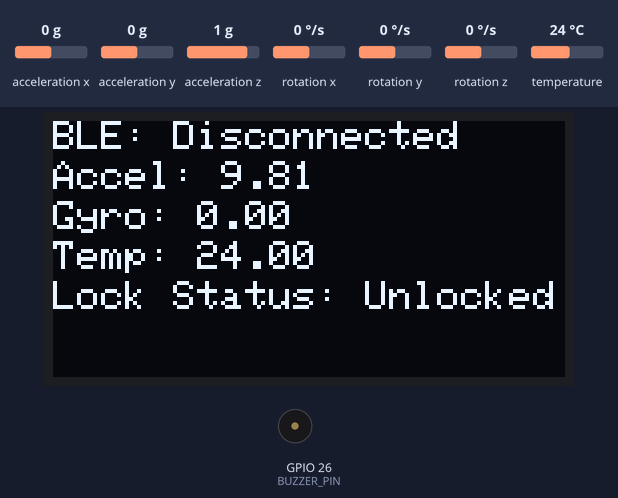
Bench run of a program on a simulated ESP32. On the bench: 128×64 one-colour display, buzzer (waves = sounding). Inputs (shaded band) come from the test bench; at power-on: temperature 24 °C, acceleration x 0 g, acceleration y 0 g, acceleration z 1 g, rotation x 0 °/s, rotation y 0 °/s, rotation z 0 °/s. Nothing arrives over Bluetooth unless stated; a phone connects over Bluetooth LE 3 s after start; what the program prints to the serial monitor is not drawn.

Above: at 1.7 s.
1.8 s: temperature set to 41 °C
At 4.5 s:
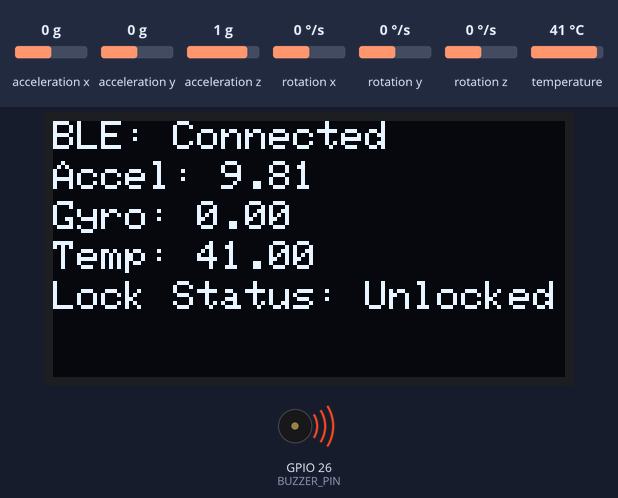
4.8 s: acceleration x set to -1.4 g
At 7.1 s:
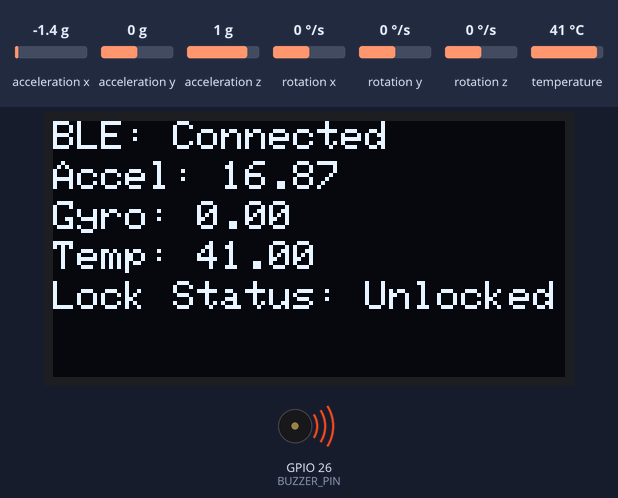
7.4 s: acceleration y set to -1.4 g
At 8.4 s:
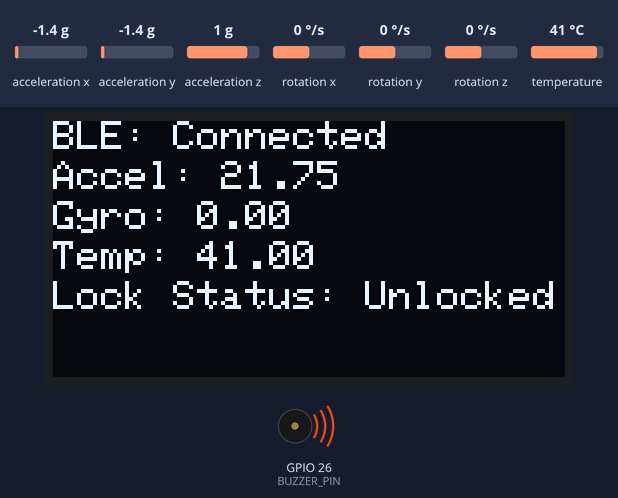
10.4 s: acceleration z set to -1.4 g
At 12.3 s:
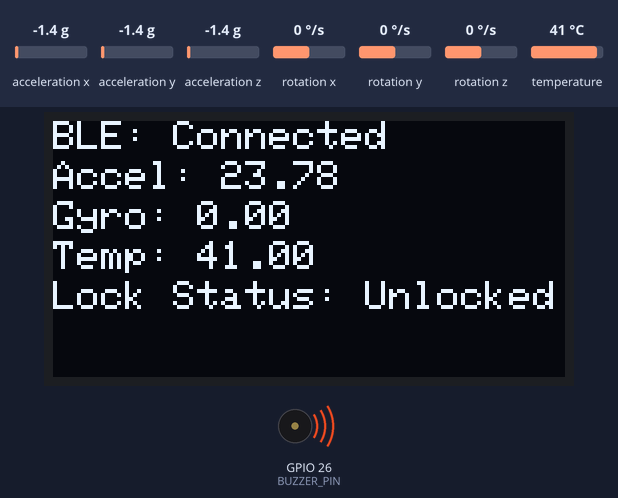
13.4 s: rotation x set to -192 °/s
At 14.8 s:
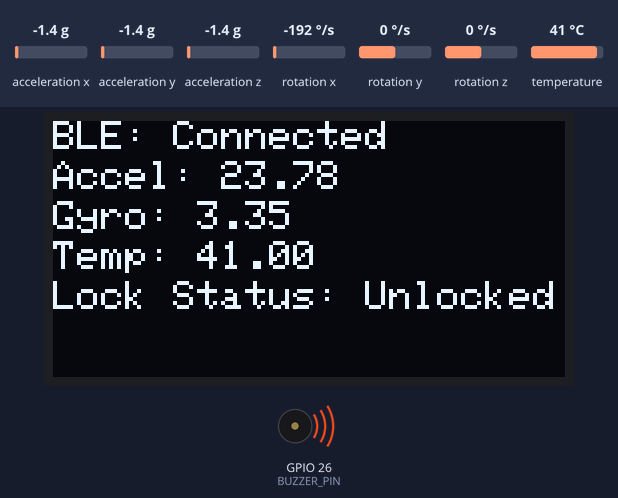
16.4 s: rotation y set to -192 °/s
At 18.7 s:
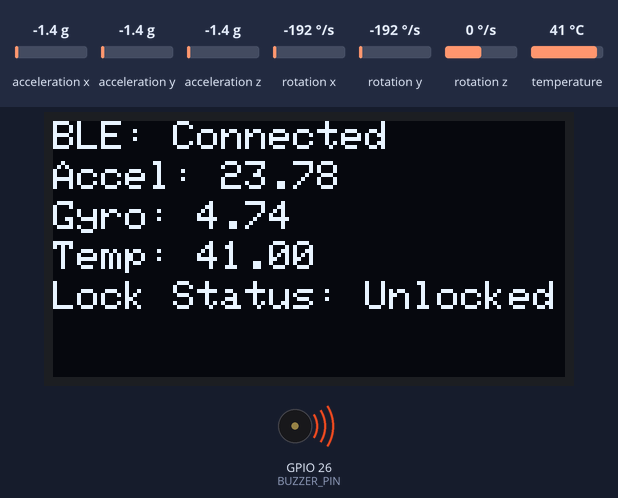
Timing chart, 0 to 20.4 s (numbered marks = the images above; inputs shaded):
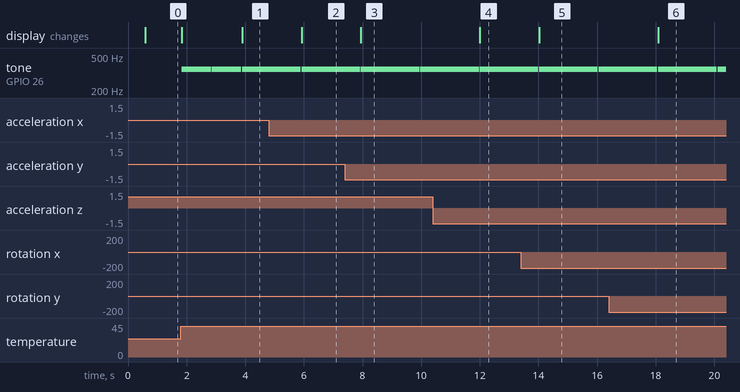

The program:

main.cpp
```cpp
#include <Arduino.h>
#include <Wire.h>
#include <Adafruit_GFX.h>
#include <Adafruit_SSD1306.h>
#include <BLEDevice.h>
#include <BLEServer.h>
#include <BLEUtils.h>
#include <BLE2902.h>
#include <Adafruit_MPU6050.h>
#include <Adafruit_Sensor.h>

// OLED display settings
#define SCREEN_WIDTH 128
#define SCREEN_HEIGHT 64
#define OLED_RESET    -1
#define SCREEN_ADDRESS 0x3C
#define BUZZER_PIN     26

Adafruit_MPU6050 mpu;

// Global variables for sensor data
float accelerationMagnitude = 0.0;
float gyroMagnitude = 0.0;
float temperature = 0.0;
bool locked      = false;

Adafruit_SSD1306 display(SCREEN_WIDTH, SCREEN_HEIGHT, &Wire);

// BLE settings
BLEServer* pServer;
BLECharacteristic *pCharacteristicSensor;
BLECharacteristic *pCharacteristicCommand;
BLEService* pService;
bool bleConnected = false;

class MyServerCallbacks : public BLEServerCallbacks {
    void onConnect(BLEServer* pServer) {
        bleConnected = true;
    }
    void onDisconnect(BLEServer* pServer) {
        bleConnected = false;
    }
};

void setupOLED() {
    if (!display.begin(SSD1306_SWITCHCAPVCC, 0x3C)) {
        Serial.println(F("SSD1306 allocation failed"));
        for (;;) {
            // Loop indefinitely if OLED display initialization fails
        }
    }
    display.clearDisplay(); // Clear the display
    display.display();
    delay(500); // Pause for 2 seconds
    display.setTextSize(1);
    display.setTextColor(WHITE);
    display.setRotation(0);
}

void setupBLE() {
    BLEDevice::init("Secure_Guard_BLE");
    pServer = BLEDevice::createServer();
    pService = pServer->createService(BLEUUID("6e400001-b5a3-f393-e0a9-e50e224dcca9"));
    pCharacteristicSensor = pService->createCharacteristic(
        BLEUUID("180D"),
        BLECharacteristic::PROPERTY_READ | BLECharacteristic::PROPERTY_NOTIFY
    );

    pCharacteristicCommand = pService->createCharacteristic(
        BLEUUID("180C"),
        BLECharacteristic::PROPERTY_READ | BLECharacteristic::PROPERTY_WRITE
    );

    pCharacteristicSensor->addDescriptor(new BLE2902());
    pService->start();
    BLEAdvertising* pAdvertising = pServer->getAdvertising();
    pAdvertising->start();
    pServer->setCallbacks(new MyServerCallbacks());

    pCharacteristicCommand->setValue("Unlock"); // Set an initial command
}

void setupMPU6050() {
    if (!mpu.begin()) {
        Serial.println("Failed to find MPU6050 chip");
        while (1);
    }
}

void displayUI() {
    // Display data on OLED
    display.clearDisplay();
    display.setCursor(0, 0);
    display.print(F("BLE: "));
    display.println(bleConnected ? "Connected" : "Disconnected");

    // Display MPU6050 data
    sensors_event_t a, g, temp;
    mpu.getEvent(&a, &g, &temp);

    temperature = temp.temperature;
    // Calculate the total acceleration (vector magnitude)
    accelerationMagnitude = sqrt(pow(a.acceleration.x, 2) + pow(a.acceleration.y, 2) + pow(a.acceleration.z, 2));

    // Calculate the total gyro (vector magnitude)
    gyroMagnitude = sqrt(pow(g.gyro.x, 2) + pow(g.gyro.y, 2) + pow(g.gyro.z, 2));

    display.setCursor(0, 10);
    display.print(F("Accel: "));
    display.print(accelerationMagnitude);
    display.setCursor(0, 20);
    display.print(F("Gyro: "));
    display.print(gyroMagnitude);
    display.setCursor(0, 30);
    display.print(F("Temp: "));
    display.print(temperature);
    display.setCursor(0, 40);
    display.print(F("Lock Status: "));
    display.println(locked ? "Locked" : "Unlocked");
    display.display();
}

void myTone( int pin)
{
  ledcAttachPin(pin, 0);             // pin, channel
  ledcWriteNote(0, NOTE_F, 4);    // channel, frequency, octave
}

void myNoTone( int pin)
{
  ledcDetachPin(pin);
}


void loop() {
    displayUI();

    // Update BLE characteristics if connected
    if (bleConnected) {
        uint8_t data[12];
        int16_t accelInt = static_cast<int16_t>(accelerationMagnitude);
        int16_t gyroInt = static_cast<int16_t>(gyroMagnitude);
        int16_t tempInt = static_cast<int16_t>(temperature);
        memcpy(data, &accelInt, sizeof(accelInt));
        memcpy(data + sizeof(accelInt), &gyroInt, sizeof(gyroInt));
        memcpy(data + sizeof(accelInt) + sizeof(gyroInt), &tempInt, sizeof(tempInt));
        pCharacteristicSensor->setValue(data, sizeof(data)); // Set BLE characteristic value
        pCharacteristicSensor->notify();

        // Handle incoming commands
        std::string receivedCommand = pCharacteristicCommand->getValue();
        // Check the received command
        if (receivedCommand == "Lock") {
        locked = true;
        myTone(BUZZER_PIN); // Sound the buzzer
        delay(1000); // Wait for 1 second
        myNoTone(BUZZER_PIN); // Turn off the buzzer
        } else if (receivedCommand == "Unlock") {
        locked = false;
        myTone(BUZZER_PIN); // Sound the buzzer
        delay(1000); // Wait for 1 second
        myNoTone(BUZZER_PIN); // Turn off the buzzer
        }

    }

    if (locked) {
        if (fabs(accelerationMagnitude) > 2 || fabs(gyroMagnitude) > 1) {

            myTone(BUZZER_PIN); // Sound the buzzer
            delay(1000); // Wait for 1 second
            myNoTone(BUZZER_PIN); // Turn off the buzzer
        }
    }

    if (temperature > 35.0) { // Adjust the threshold as needed
        myTone(BUZZER_PIN); // Sound the buzzer
        delay(1000); // Wait for 1 second
        myNoTone(BUZZER_PIN); // Turn off the buzzer
    }

}

void setup() {
    Serial.begin(115200);

    pinMode(BUZZER_PIN, OUTPUT);
    myNoTone(BUZZER_PIN); // Ensure the buzzer is off initially

    setupOLED();
    setupBLE();
    setupMPU6050();
    Serial.println("MPU6050 found!");
}
```

Measured:
- after the input at 1.8 s, the display: first changes at once (image 1 shows a later state)
- after the input at 4.8 s, the display: changes after 1.1 s (image 2)
- after the input at 7.4 s, the display: changes after 0.55 s (image 3)
- after the input at 10.4 s, the display: changes after 1.6 s (image 4)
- after the input at 13.4 s, the display: changes after 0.63 s (image 5)
- after the input at 16.4 s, the display: changes after 1.7 s (image 6)
- by itself, tone on GPIO 26 (BUZZER_PIN): alternates 349 Hz for 2.0 s and silent for 0.03 s
